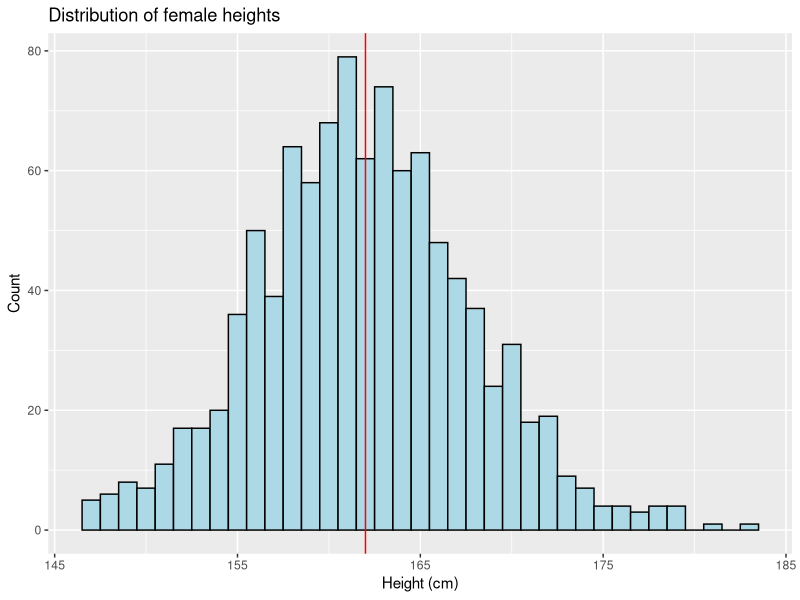
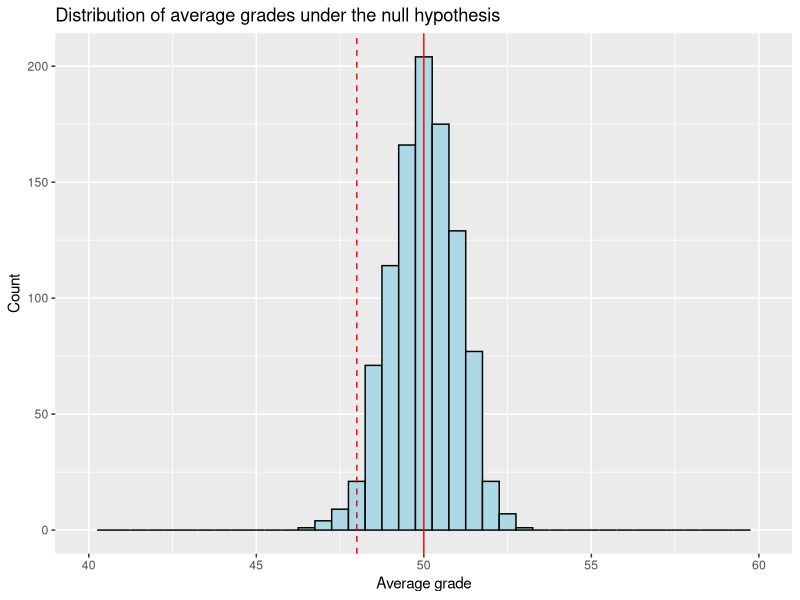
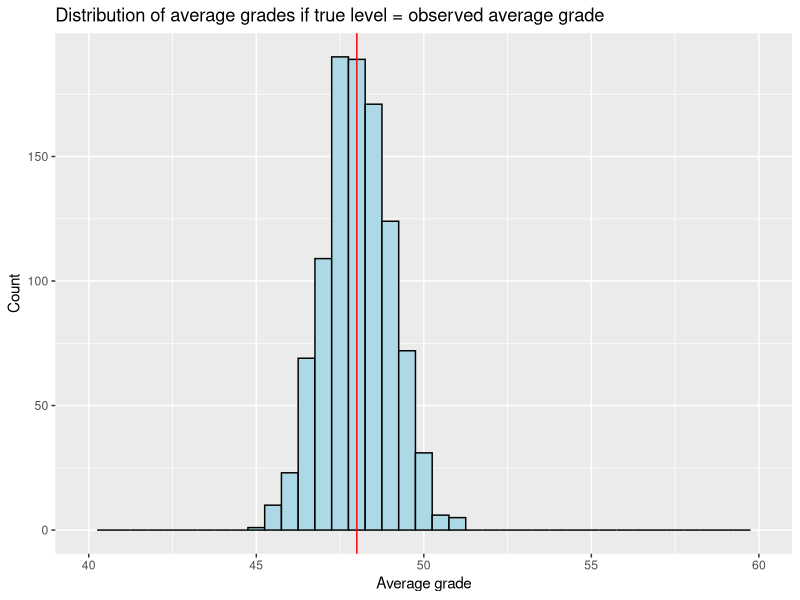

Here is the R script that generated these plots, in order:
## ---- chunk 1
#| label: setup
#| echo: false

library(tibble)
library(ggplot2)
## ---- chunk 2
#| label: normal distribution, heights

# female height is distributed normally,
# with a mean of 162cm and a standard deviation of 6.1cm

heights <- rnorm(n = 1e3, mean = 162, sd = 6.1)
ggplot(tibble(height = heights), aes(x = height)) +
  geom_histogram(binwidth = 1, color = "black", fill = "lightblue") +
  geom_vline(xintercept = 162, color = "red", linetype = "solid") +
  labs(title = "Distribution of female heights", x = "Height (cm)", y = "Count")
## ---- chunk 3
#| label: central-limit-theorem-example

grades <- c(49, 47)
n <- length(grades)
x_bar <- mean(grades)
s <- sd(grades)
mu <- 50 # null hypothesis

# let's take a look at the possible average grades we could have observed
# r-function to draw from a distribution
# recall: we used rbinom last time to draw from a binomial distribution
grades <- rnorm(1e3, mean = mu, sd = s / sqrt(n))

ggplot(tibble(grade = grades), aes(grade)) +
  geom_histogram(binwidth = 0.5, color = "black", fill = "lightblue") +
  geom_vline(xintercept = x_bar, color = "red", linetype = "dashed") +
  geom_vline(xintercept = mu, color = "red", linetype = "solid") +
  labs(
    title = "Distribution of average grades under the null hypothesis",
    x = "Average grade",
    y = "Count"
  ) +
  xlim(40, 60)
## ---- chunk 4
#| label: p-value-calculation

# p-function: give it a value, it gives you
# the area under the curve to the left of that value
# (the cumulative probability: F(x) = Pr(X <= x))
pnorm(q = x_bar, mean = mu, sd = s / sqrt(n))
## ---- chunk 5
#| label: towards-confidence-intervals

grades <- rnorm(1e3, mean = x_bar, sd = s / sqrt(n))

ggplot(tibble(grade = grades), aes(grade)) +
  geom_histogram(binwidth = 0.5, color = "black", fill = "lightblue") +
  geom_vline(xintercept = x_bar, color = "red", linetype = "solid") +
  labs(
    title = "Distribution of average grades if true level = observed average grade",
    x = "Average grade",
    y = "Count"
  ) +
  xlim(40, 60)
## ---- chunk 6
#| label: confidence-interval-calculation

# q-function: give me the value that generates a cumulative probability of p
lower_bound <- qnorm(p = 0.025, mean = x_bar, sd = s / sqrt(n))
upper_bound <- qnorm(p = 0.975, mean = x_bar, sd = s / sqrt(n))
c(
  lower_bound,
  upper_bound
)
## ---- chunk 7
#| label: application-standard-normal

# this
heights <- rnorm(n = 1000, mean = 162, sd = 6.1)
# is the same as this
heights <- 162 + 6.1 * rnorm(n = 1000, mean = 0, sd = 1)
## ---- chunk 8
#| label: z-score-calculation

std_error <- s / sqrt(n)
z_score <- (x_bar - mu) / std_error
z_score
# p-value from z-score
pnorm(q = z_score, mean = 0, sd = 1)
# confidence interval from z-score
lower_bound_z <- x_bar + std_error * qnorm(p = 0.025, mean = 0, sd = 1)
upper_bound_z <- x_bar + std_error * qnorm(p = 0.975, mean = 0, sd = 1)
c(
  lower_bound_z,
  upper_bound_z
)
## ---- chunk 9
#| label: basic-functions

# that's the very lengthy way to write a function in R
addition <- function(x) {
  # turn our input into an output
  output <- x + 1
  # return the output
  return(output)
}

# let's use our function
addition(4) # returns 5 (wohoo!)

# more concise way to write the same function
addition <- function(x) {
  output <- x + 1
  # we can omit the return() statement
  # and just print the output we want to return instead
  output
}

# even more concise way to write the same function
addition <- function(x) {
  x + 1
}
## ---- chunk 10
#| label: functions-multiple-arguments

super_addition <- function(x, y) {
  x + y
}

super_addition(4, 5) # returns 9
## ---- chunk 11
#| label: functions-default-arguments

# here, if we don't give a value for y, it will default to 1
addition <- function(x, y = 1) {
  x + y
}

addition(4) # returns 5, as y defaults to 1
addition(4, 5) # returns 9

# don't forget to document your functions! that way you can remember what they do and how to use them later on
# AI is really good at writing documentation for functions, so you can just ask it to do that for you
# select the function code, press Shift + Cmd + I and type /doc to get AI to write documentation for you
## ---- chunk 12
#| label: ci-function

ci <- function(v) {
  x_bar <- mean(v)
  s <- sd(v)
  std_error <- s / sqrt(n)
  lower_bound_z <- x_bar + std_error * qnorm(p = 0.025, mean = 0, sd = 1)
  upper_bound_z <- x_bar + std_error * qnorm(p = 0.975, mean = 0, sd = 1)
  c(
    "lower.bound" = lower_bound_z,
    "upper.bound" = upper_bound_z
  )
}
## ---- chunk 13
#| label: ci-function-application

guy <- c(49, 47)
girl <- c(51, 53)
ci(guy)
ci(girl)
## ---- chunk 14
#| label: t-test-application

test <- t.test(x = guy, y = girl)
test
